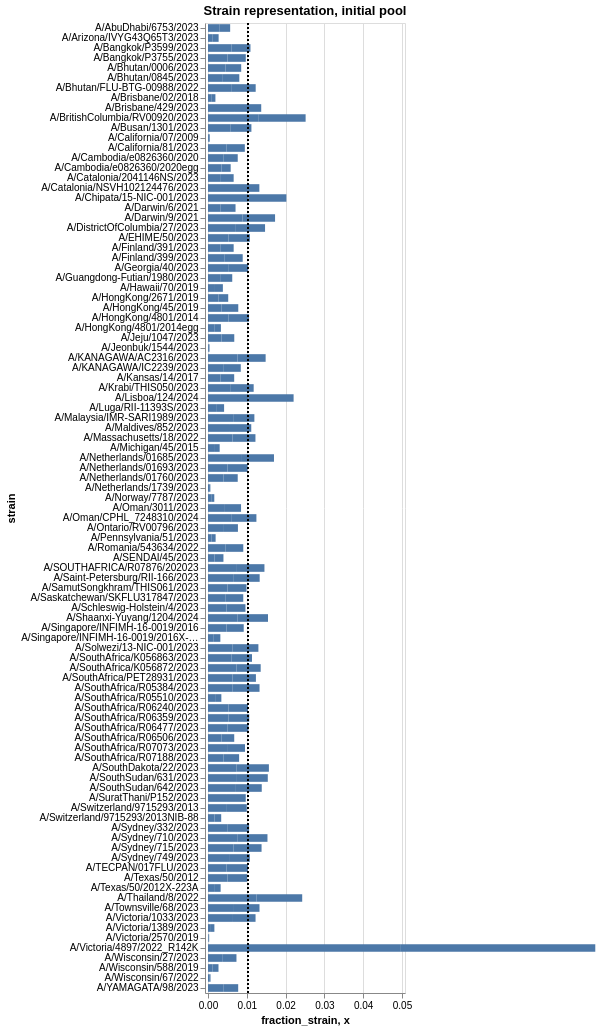

The notebook cell saved with this chart:
### Markdown cell above
## Visualize barcode- and strain-level balancing in the current pool

### Code cell
# Plot the current fraction of each strain in the pool
strains_chart = (
    alt.Chart(mean_single_well)
    .encode(
        alt.X(
            "fraction_strain",
            scale=alt.Scale(nice=False, padding=3, domain = (0, 0.05)),
        ),
        alt.Y("strain"),
        
        tooltip = ['strain', 'fraction_strain', 'est_tcid50'],
    )
).mark_bar(height={"band": 0.85}).properties(
        height=alt.Step(10),
        width=250,
        title="",
    ).properties(
        height = alt.Step(10),
        width = 200,
        title = "Strain representation, initial pool")

# add veritcal line where we would expect equal representation of all barcodes in pool
expected_line = alt.Chart(
    pd.DataFrame({'x': [1/97]})
).mark_rule(strokeDash = [2,2], strokeWidth = 2).encode(x = 'x')

# plot both barcode counts and expected line
strains_chart + expected_line

#(strains_chart + expected_line).save("/fh/fast/bloom_j/computational_notebooks/afarrell/2025/flu_seqneut_with_Ellebedy_lab/non-pipeline_analyses/library_pooling/figures/strains_chart.png")
#make a .csv with these fractions
# mean_single_well.to_csv("strain_representation_A2_B2.csv", index=False)

### Figure 1 — Vega-Lite specification as saved in the notebook (floating-point values rounded to 4 significant figures; data arrays with more than 128 entries replaced by an {"elided": "..."} marker saying what was removed)
{"config": {"view": {"continuousWidth": 300, "continuousHeight": 300}}, "layer": [{"data": {"name": "data-b4664ab5342314b46ddcbaebc1dd79d1"}, "mark": {"type": "bar", "height": {"band": 0.85}}, "encoding": {"tooltip": [{"field": "strain", "type": "nominal"}, {"field": "fraction_strain", "type": "quantitative"}, {"field": "est_tcid50", "type": "quantitative"}], "x": {"field": "fraction_strain", "scale": {"domain": [0, 0.05], "nice": false, "padding": 3}, "type": "quantitative"}, "y": {"field": "strain", "type": "nominal"}}, "title": "Strain representation, initial pool"}, {"data": {"name": "data-bcda890c11688d181041d0179ab4514b"}, "mark": {"type": "rule", "strokeDash": [2, 2], "strokeWidth": 2}, "encoding": {"x": {"field": "x", "type": "quantitative"}}}], "height": {"step": 10}, "width": 200, "$schema": "https://vega.github.io/schema/vega-lite/v5.16.3.json", "datasets": {"data-b4664ab5342314b46ddcbaebc1dd79d1": {"elided": "194 records"}, "data-bcda890c11688d181041d0179ab4514b": [{"x": 0.01031}]}}
